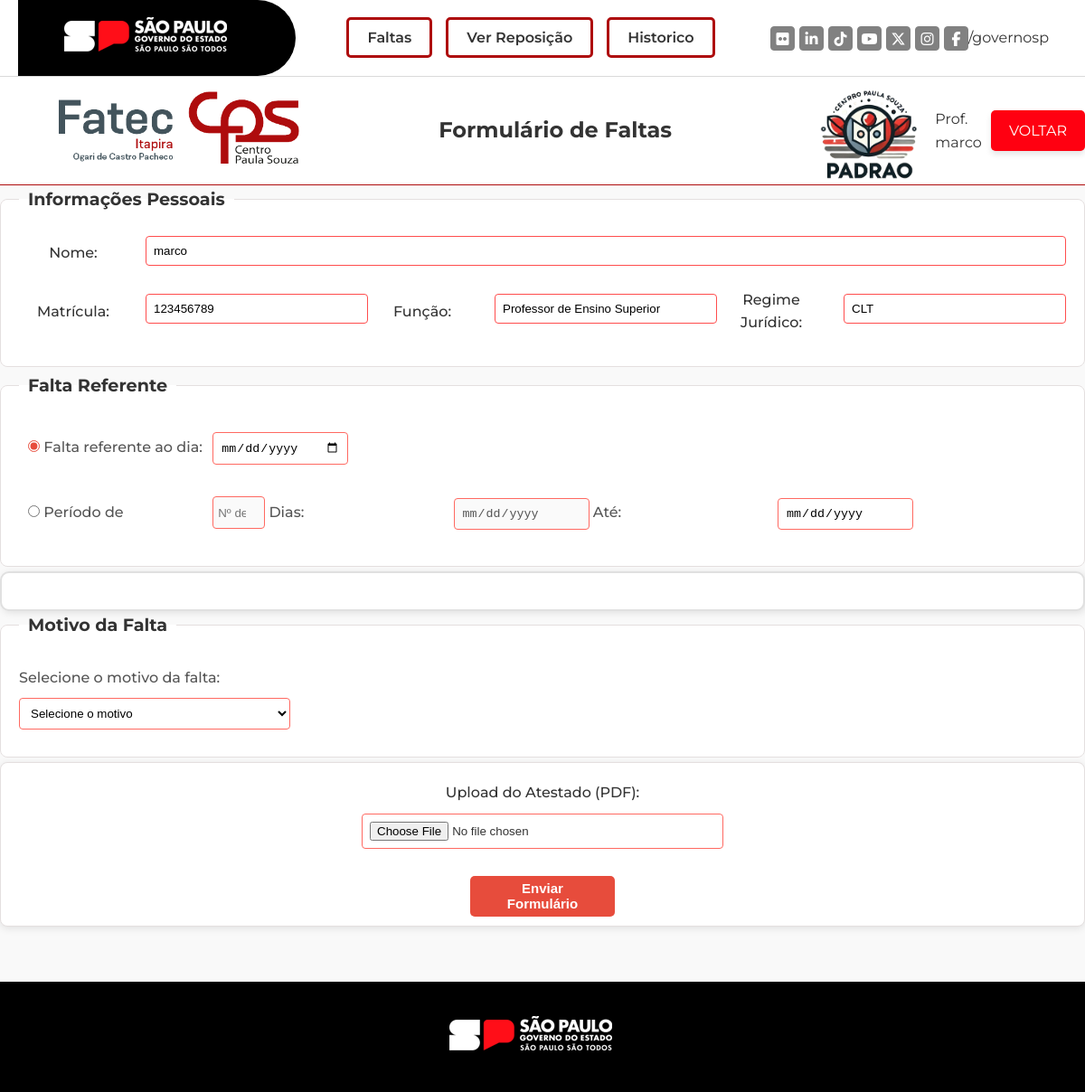
Screenshot of /piPADRAO/faltas.php (signed in) with the database file from the repository.
### tables this page shows
CREATE TABLE `funcionarios` (
  `idfuncionario` int NOT NULL,
  `nome` varchar(70) NOT NULL,
  `email` varchar(45) NOT NULL,
  `matricula` varchar(45) NOT NULL,
  `funcao` varchar(45) NOT NULL,
  `regime_juridico` varchar(45) DEFAULT NULL,
  `senha` varchar(255) NOT NULL
);

### piPADRAO/faltas.php (the view, shortened to what this page needs)
<?php
include 'conexao.php';
$idfuncionario = $_SESSION['idfuncionario'];
$idform_faltas = $_GET['idform_faltas'] ?? null;
$formulario = null;
$aulasExistentes = [];
try {
  $stmtFuncionario = $conn->prepare("SELECT nome, matricula, funcao, regime_juridico FROM funcionarios WHERE idfuncionario = ?");
  $stmtFuncionario->execute([$idfuncionario]);
  $funcionario = $stmtFuncionario->fetch(PDO::FETCH_ASSOC);
} catch (PDOException $e) {
  $errorMessage = "Erro ao buscar informações do funcionário: " . $e->getMessage();
} catch (Exception $e) {
  $errorMessage = $e->getMessage();
}
if ($idform_faltas && $formulario) {
  if ($formulario['datainicio'] === $formulario['datafim']) {
    $tipo_falta = 'unica';
  } else {
    $tipo_falta = 'periodo';
  }
  switch ($formulario['motivo_falta']) {
    case 'Falta Medica':
    case 'Comparecimento ao Medico':
    case 'Licenca Saude':
    case 'Licenca Maternidade':
      $motivo_falta_categoria = 'licenca-falta-medica';
      break;
    case 'falta-injustificada':
    case 'comparecimento-medico':
      $motivo_falta_categoria = 'falta-injustificada';
      break;
    case 'Falta justificada':
      $motivo_falta_categoria = 'faltas-justificadas';
      break;
    default:
      $motivo_falta_categoria = '';
  }
} else {
  $tipo_falta = $_POST['tipo_falta'] ?? 'unica';
}
?>
<!DOCTYPE html>
<html lang="pt-BR">
<head>
  <link rel="stylesheet" href="./css/faltas.css">
</head>
<body>
  <div class="container-sc">
    <div class="first-column-sc">
      <a href="home.php">
        <img class="logo-ita" src="img/logo-fatec_itapira.png" alt="Logo FATEC Itapira">
      </a>
      <a href="home.php">
        <img class="logo-cps" src="img/logo-cps.png" alt="Logo CPS">
      </a>
    </div>
    <div class="second-column-sc">
      <h2 class="title">Formulário de Faltas</h2>
    </div>
    <div class="third-column-sc">
      <img class="logo-padrao" src="img/logo-padrao.png" alt="Logo Padrão">
      <span class="bem-vindo-nome" style="margin: 0 10px; font-size: 16px; color: #333;">
        <p>Prof. <br><?php echo htmlspecialchars($_SESSION['nome']); ?></p>
      </span>
      <a class="btn-voltar" href="home.php">
        <btn>VOLTAR</btn>
      </a>
    </div>
  </div>
  <form method="POST" enctype="multipart/form-data">
    <fieldset class="fieldset">
      <legend>Informações Pessoais</legend>
      <div class="input-row">
        <label for="nome">Nome:</label>
        <input type="text" class="nome" name="nome" value="<?php echo htmlspecialchars($funcionario['nome']); ?>"
          readonly required>
      </div>
      <div class="input-row">
        <label for="matricula">Matrícula:</label>
        <input type="text" class="matricula" name="matricula"
          value="<?php echo htmlspecialchars($funcionario['matricula']); ?>" readonly required>
        <label for="funcao">Função:</label>
        <input type="text" class="funcao" name="funcao" value="<?php echo htmlspecialchars($funcionario['funcao']); ?>"
          readonly required>
        <label for="regime">Regime Jurídico:</label>
        <input type="text" class="regime" name="regime"
          value="<?php echo htmlspecialchars($funcionario['regime_juridico']); ?>" readonly required>
      </div>
    </fieldset>
    <fieldset class="faltas">
      <legend>Falta Referente</legend>
      <div class="radio-group">
        <label>
          <input type="radio" name="tipo_falta" value="unica" id="radio_unica"
            <?php echo ($tipo_falta === 'unica') ? 'checked' : ''; ?> onclick="togglePeriodo(false)">
          Falta referente ao dia:
        </label>
        <input type="date" class="data-falta" name="data_unica" id="data_unica"
          value="<?php echo htmlspecialchars($formulario['datainicio'] ?? ($_POST['data_unica'] ?? '')); ?>"
          <?php echo ($tipo_falta === 'periodo') ? 'disabled' : ''; ?> onchange="gerarSelecaoCursos()">
      </div>
      <div class="radio-group">
        <label>
          <input type="radio" name="tipo_falta" value="periodo" id="radio_periodo"
            <?php echo ($tipo_falta === 'periodo') ? 'checked' : ''; ?> onclick="togglePeriodo(true)">
          Período de
        </label>
        <input type="number" class="num-dias" name="num_dias" id="num_dias" min="1" max="15" placeholder="Nº de dias"
          value="<?php echo htmlspecialchars($_POST['num_dias'] ?? ($tipo_falta === 'periodo' ? count(array_unique(array_column($aulasExistentes, 'data_aula'))) : '')); ?>"
          <?php echo ($tipo_falta !== 'periodo') ? 'disabled' : ''; ?>>
        <label for="data-inicio-periodo">Dias: </label>
        <input type="date" class="data-inicio-periodo" name="data_inicio_periodo" id="data_inicio_periodo"
          value="<?php echo htmlspecialchars($formulario['datainicio'] ?? ($_POST['data_inicio_periodo'] ?? '')); ?>"
          <?php echo ($tipo_falta !== 'periodo') ? 'disabled' : ''; ?> onchange="gerarSelecaoCursosPeriodo()">
        <label for="data-fim-periodo" class="ate">Até: </label>
        <input type="date" class="data-fim-periodo" name="data_fim_periodo" id="data_fim_periodo"
          value="<?php echo htmlspecialchars($formulario['datafim'] ?? ($_POST['data_fim_periodo'] ?? '')); ?>"
          readonly>
      </div>
    </fieldset>
    <div id="selecoes-container"></div>
    <fieldset class="motivo-falta">
      <legend>Motivo da Falta</legend>
      <label for="motivo">Selecione o motivo da falta:</label>
      <select id="motivo" name="motivo_falta_categoria">
        <option value="" disabled selected>Selecione o motivo</option>
      </select>
    </fieldset>
    <div class="form-footer">
      <label for="arquivo_pdf">Upload do Atestado (PDF):</label>
      <input type="file" class="form-control" name="arquivo_pdf" accept=".pdf" id="fileInput"
        <?php echo ($idform_faltas) ? '' : 'required'; ?>>
      <button class="btn-enviar"
        type="submit"><?php echo ($idform_faltas) ? 'Atualizar Formulário' : 'Enviar Formulário'; ?></button>
    </div>
  </form>
  <br><br>
  <footer>
    <div class="containerf">
      <a href="#">
        <img src="img/logo-governo-do-estado-sp.png" alt="Logo Governo do Estado SP">
      </a>
    </div>
  </footer>
</body>
</html>

### piPADRAO/css/header.css (style rules this page uses)
header { display: flex; width: 100%; height: 85px; }
.containerh { display: flex; height: 100%; width: 100%; background-color: #fff; justify-content: space-between; align-items: center; border-bottom: 1px solid #dadada; padding: 0 20px; }
.first-columh { display: flex; align-items: center; justify-content: center; background-color: black; height: 100%; width: 307px; border-top-right-radius: 50px; border-bottom-right-radius: 50px; cursor: pointer; }
.social-media-sp { display: flex; align-items: center; margin-right: 20px; }
.list-social-media { display: flex; list-style-type: none; margin: 0; padding: 0; }
.link-social-media { margin-left: 5px; }
.item-social-media { border: 1px solid #818181; width: 27px; height: 27px; line-height: 27px; text-align: center; border-radius: 15%; color: #fff; background-color: #818181; transition: background-color 0.3s, color 0.3s; }
.container-sc { top: 0; display: flex; background-color: #fff; width: 100%; height: 120px; justify-content: space-between; align-items: center; border-bottom: 1px solid #AE0C0D; }
.first-column-sc { display: flex; align-items: center; justify-content: center; flex: 1; }
.logo-ita { height: 80px; margin-left: 65px; }
.logo-cps { height: 80px; margin-left: 15px; }
.second-column-sc { display: flex; flex: 2; flex-direction: column; justify-content: center; align-items: center; }
.title { font-family: "Montserrat", sans-serif; }
.third-column-sc { display: flex; align-items: center; justify-content: space-around; flex: 1; height: 100%; right: 0; }
.logo-padrao { height: 110px; }
.menu { display: flex; justify-content: center; align-items: center; gap: 20px; }
.menu-list { list-style: none; margin: 0; padding: 0; display: flex; justify-content: center; gap: 15px; }
.menu-link { text-decoration: none; color: #333; padding: 10px 20px; border-radius: 5px; transition: background-color 0.3s, color 0.3s; }
.menu-link { text-decoration: none; color: #333; padding: 10px 20px; border-radius: 5px; border: 2px solid transparent; font-weight: 600; transition: background-color 0.3s, color 0.3s, border-color 0.3s, transform 0.2s; }
.menu-link { border-color: #ddd; }
.menu-link { text-decoration: none; color: #333; padding: 10px 20px; border-radius: 5px; border: 3px solid #AE0C0D; font-weight: 600; transition: background-color 0.3s, color 0.3s, border-color 0.3s, transform 0.2s; }

### piPADRAO/faltas.php (style rules this page uses)
.radio-group { margin-bottom: 10px; }

### rows the page displays
funcionarios: nome "marco", matricula "123456789", funcao "Professor de Ensino Superior", regime "CLT"

### other values shown
$_SESSION['nome'] "marco"
